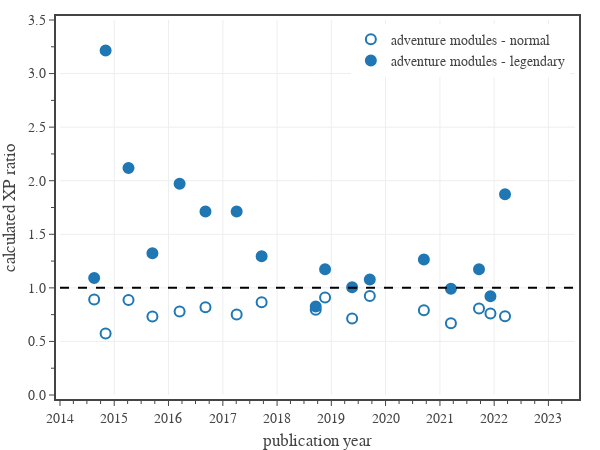

Here is the notebook cell this chart was saved with:
### Code cell
# plot eXP ratio vs time. Split data by book type.
from datetime import date

groups = {
    'adventure modules - normal': {
        'Legendary': ['N'],
        'marker': dict(
            size=10, 
            color='rgba(0,0,0,0.0)', 
            line=dict(color='rgba(31,119,180,1.0)', width=2)
        )
    },
    'adventure modules - legendary': {
        'Legendary': ['L','LL'],
        'marker': dict(
            size=10, 
            color='rgba(31,119,180,1.0)', 
            line=dict(color='rgba(31,119,180,1.0)', width=2)
        )
    }
}

group_columns = ['Date','group','Book']
date_range = [date(2014, 1, 1), date.today()]

# plot results
fig = go.Figure(
    layout=go.Layout(
        template=tfb.FIG_TEMPLATE,
        hoverlabel=dict(
            bgcolor='white',
        ),
        xaxis=dict(
            title_text='publication year',
            range=date_range,
            dtick="M12",
            minor=dict(dtick="M3"),
        ),
        yaxis=dict(
            title_text='calculated XP ratio',
            range=[0, 3.5],
            tick0=0, dtick=0.5,
            tickformat='.1f',
            minor=dict(tick0=0, dtick=0.25),
        ),
        legend=dict(
            yanchor='top',  y=0.99,
            xanchor='right', x=0.99,
            orientation='v',
        ),
    )
)

for g in groups:
    group = groups[g]
    # summarize the current dataset
    df1 = df0[df0['CR'].between(1,30) & df0['Legendary'].isin(group['Legendary']) & df0['Book Type'].isin(['Adventure'])]
    df1['group'] = df1.apply(lambda row: 'adventure modules - normal' if row['Legendary'] == 'N' else 'adventure modules - legendary', axis=1)
    df1 = df1[group_columns + ['eXP Ratio']]

    dfG = df1.groupby(group_columns).size().to_frame('Total').reset_index()
    dfG['eXP Ratio Mean'] = df1[group_columns + ['eXP Ratio']].groupby(group_columns).mean().reset_index()['eXP Ratio']
    dfG['eXP Ratio Std Dev'] = df1[group_columns + ['eXP Ratio']].groupby(group_columns).std().reset_index()['eXP Ratio']
    dfG = dfG.sort_values(by=['Date'])
    dfG = dfG[dfG['Total'].ge(1)]
    
    fig.add_trace(go.Scatter(
        x=dfG['Date'], 
        y=dfG['eXP Ratio Mean'],
        mode='markers',
        name=g,
    ))

    fig.update_traces(
        selector=dict(name=g),
        customdata = np.stack((dfG['Book'], dfG['Total']), axis=-1),
        hovertemplate = '<b>%{customdata[0]}</b><br>'
            + 'Date: %{x}<br>'
            + 'XP ratio: %{y:.2f}<br>'
            + 'Monsters: %{customdata[1]:.0f}'
            + '<extra></extra>',
        marker=group['marker'],
    )

fig.add_trace(go.Scatter(
    x=date_range, 
    y=[1, 1],
    mode='lines', 
    line=dict(color='black', dash='dash'),
    showlegend=False,
    hoverinfo='skip'
))

# show figure
fig.update_layout(width=600, height=450)
fig.show(config=tfb.FIG_CONFIG)

# save figures
if SAVEFIGS:
    fig.update_layout(autosize=True, width=None, height=None)
    tfb.save_fig_html(fig, format='large', name='fig-exp-ratio-mean-vs-time-adventure-modules-large', style='aspect-ratio: 600/550;')
    tfb.save_fig_html(fig, format='small', name='fig-exp-ratio-mean-vs-time-adventure-modules-small', style='aspect-ratio: 600/550;')

### Figure 1 — Plotly figure (JSON) as saved in the notebook; plotly's stock layout.template omitted (floating-point values rounded to 4 significant figures)
{"data": [{"customdata": [["HotDQ", 13], ["RoT", 6], ["PotA", 37], ["OotA", 14], ["CoS", 14], ["SKT", 15], ["TftYP", 32], ["ToA", 22], ["WDH", 26], ["WDotMM", 15], ["GoS", 34], ["BGDiA", 22], ["IDRotF", 40], ["CM", 13], ["WBtW", 24], ["SaCoC", 30], ["CRCotN", 30]], "hovertemplate": "<b>%{customdata[0]}</b><br>Date: %{x}<br>XP ratio: %{y:.2f}<br>Monsters: %{customdata[1]:.0f}<extra></extra>", "marker": {"color": "rgba(0,0,0,0.0)", "line": {"color": "rgba(31,119,180,1.0)", "width": 2}, "size": 10}, "mode": "markers", "name": "adventure modules - normal", "type": "scatter", "x": ["2014-08-19T00:00:00", "2014-11-04T00:00:00", "2015-04-07T00:00:00", "2015-09-15T00:00:00", "2016-03-16T00:00:00", "2016-09-06T00:00:00", "2017-04-04T00:00:00", "2017-09-19T00:00:00", "2018-09-18T00:00:00", "2018-11-20T00:00:00", "2019-05-21T00:00:00", "2019-09-17T00:00:00", "2020-09-15T00:00:00", "2021-03-16T00:00:00", "2021-09-21T00:00:00", "2021-12-07T00:00:00", "2022-03-15T00:00:00"], "y": [0.8912, 0.5736, 0.8864, 0.7333, 0.7784, 0.8188, 0.7512, 0.8664, 0.7956, 0.9111, 0.7132, 0.9242, 0.7917, 0.6705, 0.807, 0.7609, 0.7358]}, {"customdata": [["HotDQ", 1], ["RoT", 2], ["PotA", 4], ["OotA", 9], ["CoS", 1], ["SKT", 3], ["TftYP", 1], ["ToA", 2], ["WDH", 2], ["WDotMM", 3], ["GoS", 5], ["BGDiA", 2], ["IDRotF", 3], ["CM", 4], ["WBtW", 2], ["SaCoC", 8], ["CRCotN", 8]], "hovertemplate": "<b>%{customdata[0]}</b><br>Date: %{x}<br>XP ratio: %{y:.2f}<br>Monsters: %{customdata[1]:.0f}<extra></extra>", "marker": {"color": "rgba(31,119,180,1.0)", "line": {"color": "rgba(31,119,180,1.0)", "width": 2}, "size": 10}, "mode": "markers", "name": "adventure modules - legendary", "type": "scatter", "x": ["2014-08-19T00:00:00", "2014-11-04T00:00:00", "2015-04-07T00:00:00", "2015-09-15T00:00:00", "2016-03-16T00:00:00", "2016-09-06T00:00:00", "2017-04-04T00:00:00", "2017-09-19T00:00:00", "2018-09-18T00:00:00", "2018-11-20T00:00:00", "2019-05-21T00:00:00", "2019-09-17T00:00:00", "2020-09-15T00:00:00", "2021-03-16T00:00:00", "2021-09-21T00:00:00", "2021-12-07T00:00:00", "2022-03-15T00:00:00"], "y": [1.091, 3.215, 2.118, 1.322, 1.972, 1.712, 1.714, 1.295, 0.825, 1.173, 1.006, 1.078, 1.264, 0.9914, 1.174, 0.9222, 1.874]}, {"hoverinfo": "skip", "line": {"color": "black", "dash": "dash"}, "mode": "lines", "showlegend": false, "type": "scatter", "x": ["2014-01-01", "2023-06-29"], "y": [1, 1]}], "layout": {"height": 450, "hoverlabel": {"bgcolor": "white"}, "legend": {"orientation": "v", "x": 0.99, "xanchor": "right", "y": 0.99, "yanchor": "top"}, "width": 600, "xaxis": {"dtick": "M12", "minor": {"dtick": "M3"}, "range": ["2014-01-01", "2023-06-29"], "title": {"text": "publication year"}}, "yaxis": {"dtick": 0.5, "minor": {"dtick": 0.25, "tick0": 0}, "range": [0, 3.5], "tick0": 0, "tickformat": ".1f", "title": {"text": "calculated XP ratio"}}}}
